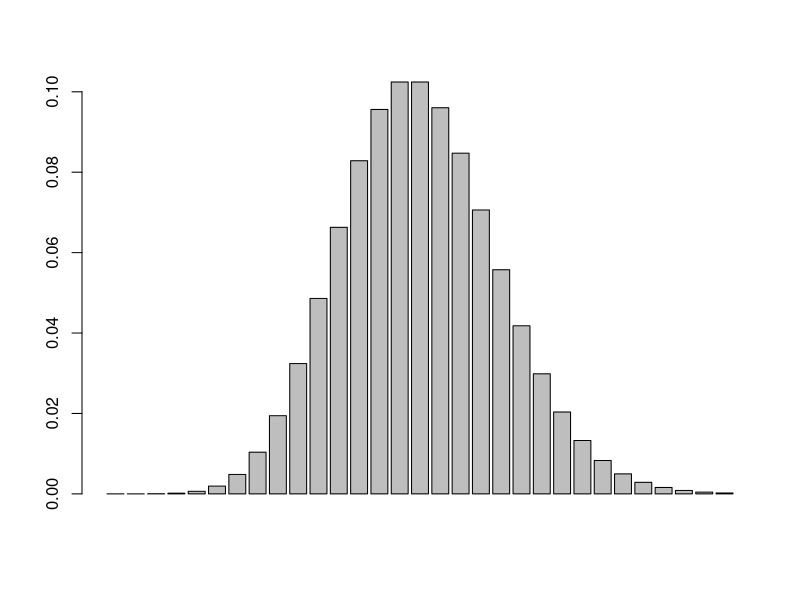
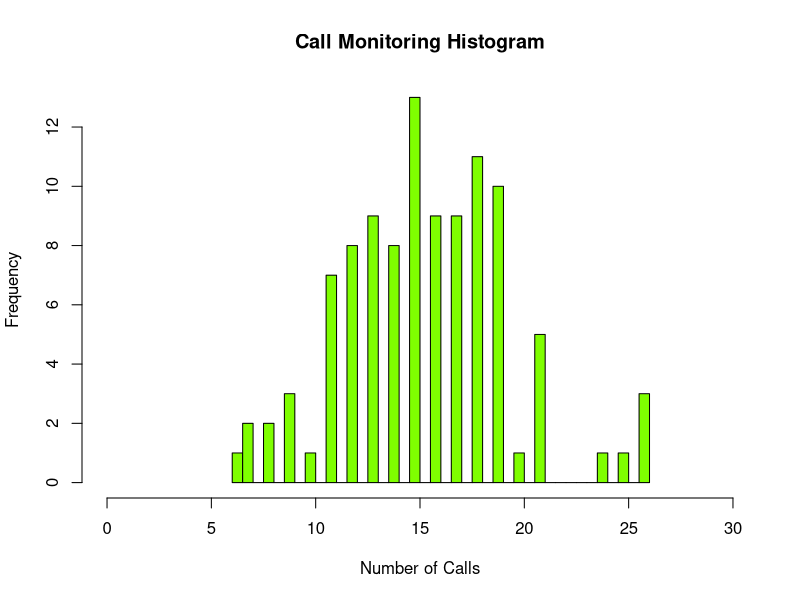

These figures' R source, in order:
## ---- chunk 1
?dpois #to give me more information on the Poisson Distribution

x<-8
l<-15
1-ppois(q=x,lambda=l) 
#Probability=0.9625535 or 96%
## ---- chunk 2
dpois(0,15)
#Probability=3.059023e-07
## ---- chunk 3
dpois(3,15)
#Probability=0.0001720701
## ---- chunk 4
x<-0:30
l=15
barplot(dpois(x,l))
## ---- chunk 5
rpois(104,15) #simulated 104 results from this distribution
## ---- chunk 6
y<-rpois(104,15)
hist(y,xlim=c(0,30),xlab="Number of Calls",main="Call Monitoring Histogram",breaks=30,col="chartreuse")
